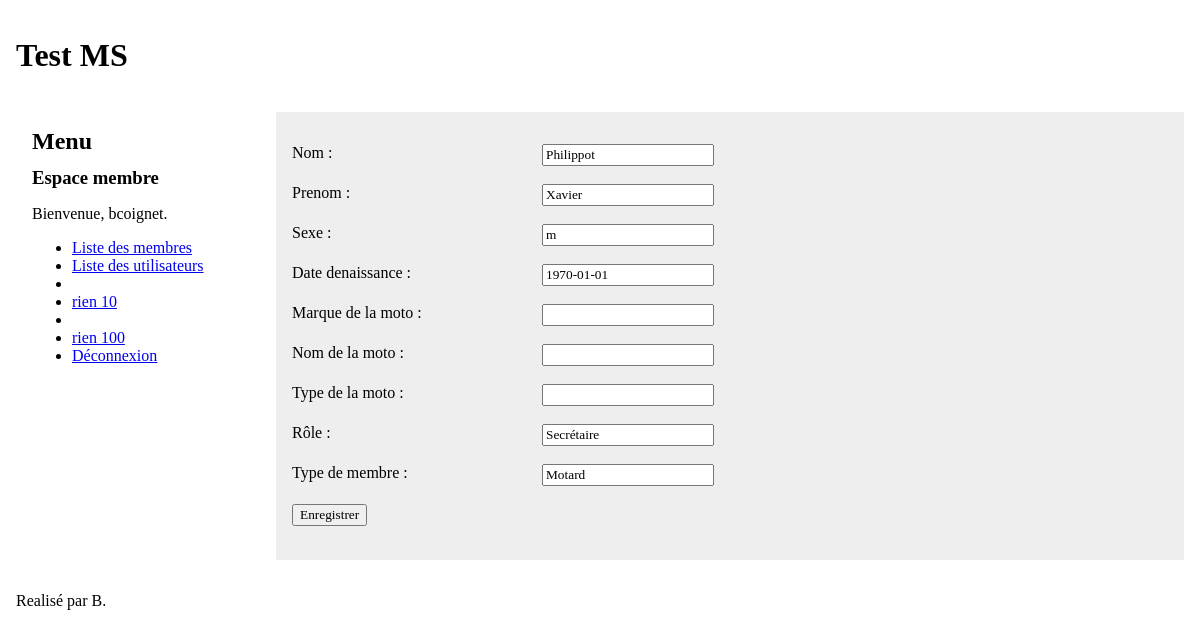
/index.php?module=membres&action=modifier&id=3 (signed in), run on the app's committed database.
### tables this page shows
CREATE TABLE membres (
	id					int(10) unsigned 	NOT NULL 	AUTO_INCREMENT,
	nom					VARCHAR(32)			NOT NULL,
	prenom				VARCHAR(32)			NOT NULL,
	nom_moto			VARCHAR(50)			NOT NULL,
	marque_moto			VARCHAR(50)			NOT NULL,
	type_moto			VARCHAR(50)			NOT NULL,
	role_asso			VARCHAR(128) 		NOT NULL,
	date_naissance		date 				NOT NULL,
	photo				VARCHAR(128)		NOT NULL,
	sexe				char(1)				NOT NULL,
	type_membre			VARCHAR(50)			NOT NULL,
	
	date_creation		TIMESTAMP			NOT NULL DEFAULT CURRENT_TIMESTAMP,
	date_maj			TIMESTAMP 			NOT NULL DEFAULT '0000-00-00 00:00:00',
	
	PRIMARY KEY (id)	

);

### modeles/membres.php (called while the page is built, shortened)
<?php
require_once CHEMIN_LIB.'form.php';
class membre {
	private $id;
	public function __construct($id)
	{
		$this->id = $id;
	}
	public function load() {
		$pdo = PDO2::getInstance();
		$requete = $pdo->prepare("SELECT * FROM membres where id = :id_utilisateur");
		$requete->bindValue(':id_utilisateur', $this->id);
		$requete->execute();
	}
}

### libs/form.php (the view, shortened to what this page needs)
<?php
class Form {
	protected $fields;
	protected $hidden_fields;
	protected $submit_fields;
	protected $fieldsets;
	protected $auto_id;
	protected $label_suffix;
	protected $bounded_data;
	protected $attrs;
	protected $uniqid;
	protected static $instances = array();
	public function __construct($uniqid, $method = 'get') {
		$this->fields= array();
		$this->hidden_fields = array();
		$this->submit_fields = array();
		$this->fieldsets     = array();
		$this->auto_id       = 'id_%s';
		$this->label_suffix  = ' :';
		$this->bounded_data  = array();
		$this->attrs         = new AttributeList(array('method' => $method));
		if (false !== $uniqid && in_array($uniqid, self::$instances)) {
			trigger_error("Un formulaire identifiÃ© par '$uniqid' existe dÃ©jÃ  ! Conflits potentiels dÃ©tectÃ©s !", E_USER_WARNING);
		} else {
			self::$instances[] = $uniqid;
			$this->uniqid = $uniqid;
		}
	}
	public function label_suffix() {
		return $this->label_suffix;
	}
	public function auto_id() {
		return $this->auto_id;
	}
	public function method($method) {
		$method = strtolower($method);
		if (in_array($method, array('get', 'post'))) {
			$this->attrs['method'] = $method;
		}
		return $this;
	}
	public function add($field, $name) {
		if (!isset($this->fields[$name])) {
			$field = 'Form_'.ucfirst($field);
			$field_object = new $field($name, $this);
			if ('Form_Submit' == $field) {
				$this->submit_fields[$name] = $field_object;
			} else if ('Form_Hidden' == $field) {
				$this->hidden_fields[$name] = $field_object;
			}
			$this->fields[$name] = $field_object;
			return $field_object;
		} else {
			trigger_error("Un champ nommÃ© '$name' existe dÃ©jÃ  dans le formulaire identifiÃ© par '{$this->uniqid}'.", E_USER_WARNING);
		}
	}
	public function get_bounded_data($name = null) {
		if (null !== $name) {
			return isset($this->bounded_data[$name]) ? $this->bounded_data[$name] : '';
		} else {
			return $this->bounded_data;
		}
		return null;
	}
	public function __toString() {
		$tab = func_num_args() > 0 ? func_get_arg(0) : '';
		$o = $tab.'<form'.$this->attrs.'>'."\n";
		if (empty($this->fieldsets)) {
			$o .= $this->_html_fields($tab."\t", array_diff_key($this->fields, $this->hidden_fields, $this->submit_fields));
			if (!empty($this->hidden_fields)) { $o .= $this->_html_hidden_fields($tab."\t", $this->hidden_fields); }
			$o .= $this->_html_fields($tab."\t", $this->submit_fields);
		}
		$o .= $tab.'</form>';
		return $o;
	}
	protected function _html_fields($tab, $fields, $filter = array()) {
		$o = '';
		foreach($fields as $f) {
			if (empty($filter) || in_array($f->get_name(), $filter)) {
				$o .= "$tab<p>\n".$f->__toString($tab."\t")."\n$tab</p>\n";
			}
		}
		return $o;
	}
	protected function _html_hidden_fields($tab, $fields, $filter = array()) {
		$o = '';
		foreach($fields as $f) {
			if (empty($filter) || in_array($f->get_name(), $filter)) {
				$o .= $tab.$f->__toString($tab)."\n";
			}
		}
		return $o;
	}
}
abstract class Form_Field {
	public function __construct($name, $form) {
		$this->form     = $form;
		$this->attrs    = new AttributeList;
		$this->error_messages= new ErrorList;
	}
	public function label($text) {
		$this->label = $text;
		return $this;
	}
	public function value($text) {
		$this->value = $text;
		return $this;
	}
	static protected function _generate_for_id($auto_id, $name) {
		if (!empty($auto_id)) {
			$for = sprintf(' for="'.$auto_id.'"', $name);
			$id  = sprintf(' id="'.$auto_id.'"',  $name);
			return array($for, $id);
		}
		return array('', '');
	}
}
class Form_Text extends Form_Input {
	protected $autocomplete;
	public function __construct($name, $form) {
		$this->attrs['type'] = 'text';
		$this->autocomplete = true;
	}
	public function __toString() {
		$tab = func_num_args() > 0 ? func_get_arg(0) : '';
		$id = '';
		$label = '';
		if (!empty($this->label)) {
			list($for, $id) = self::_generate_for_id($this->form->auto_id(), $this->attrs['name']);
			$label = '<label'.$for.'>'.$this->label.$this->form->label_suffix().'</label>'."\n$tab";
		}
		$errors = $this->error_messages->__toString($tab);
		if (true === $this->autocomplete) {
			$value = $this->form->get_bounded_data($this->attrs['name']);
			$value = (!empty($value)) ? $value : $this->value;
			$value = (!empty($value)) ? ' value="'.htmlspecialchars($value).'"' : '';
		} else {
			$value = '';
		}
		$field = '<input'.$id.$this->attrs.$value.' />';
		return $tab.sprintf("%2\$s%1\$s%3\$s", $field, $label, $errors);
	}
}
class Form_Hidden extends Form_Input {
	public function __construct($name, $form) {
		$this->attrs['type'] = 'hidden';
	}
	public function __toString() {
		$tab = func_num_args() > 0 ? func_get_arg(0) : '';
		return $tab.'<input'.$this->attrs.' value="'.htmlspecialchars($this->value).'" />';
	}
}
class Form_Submit extends Form_Input {
	public function __construct($name, $form) {
		$this->attrs['type'] = 'submit';
	}
	public function __toString() {
		$tab = func_num_args() > 0 ? func_get_arg(0) : '';
		$label = (!empty($this->label)) ? '<label>'.$this->label.$this->form->label_suffix().'</label>'."\n$tab" : '';
		$value = empty($this->value) ? '' : ' value="'.$this->value.'"';
		$field = '<input'.$this->attrs.$value.' />';
		return $tab.sprintf("%2\$s%1\$s", $field, $label);
	}
}
class ListArray implements Iterator, ArrayAccess {
	protected $array = array();
	function __construct(Array $array = array()) {
		$this->array = $array;
	}
	public function offsetGet($offset) {
		return $this->array[$offset];
	}
	public function offsetSet($offset, $value) {
		return $this->array[$offset] = $value;
	}
}
class ErrorList extends ListArray {
	public function __toString() {
		$tab = func_num_args() > 0 ? func_get_arg(0) : '';
		return '';
	}
}
class AttributeList extends ListArray {
	public function __toString() {
		$o = '';
		if (!empty($this->array)) {
			foreach($this->array as $a=>$v) {
				$o .= sprintf(' %s="%s"', $a, htmlspecialchars($v));
			}
		}
		return $o;
	}
}

### style/global.css (style rules this page uses)
* { font-family: Calibri; }
body, #menu, #centre h1, h2, h3, h4, h5, h6 { margin: 0; padding: 0; border: 0; }
label { float: left; width: 250px; text-align: left; }
input { margin-bottom: 2px; }

### data on the page
membres: nom "Philippot", prenom "Xavier", sexe "m", date_naissance "1970-01-01", role_asso "Secrétaire", type_membre "Motard"

### other printed values
$_SESSION['utilisateur']->getNomUtilisateur() "bcoignet"
$this->label "Nom"
$this->label "Prenom"
$this->label "Sexe"
$this->label "Date denaissance"
$this->label "Marque de la moto"
$this->label "Nom de la moto"
$this->label "Type de la moto"
$this->label "Rôle"
$this->label "Type de membre"
